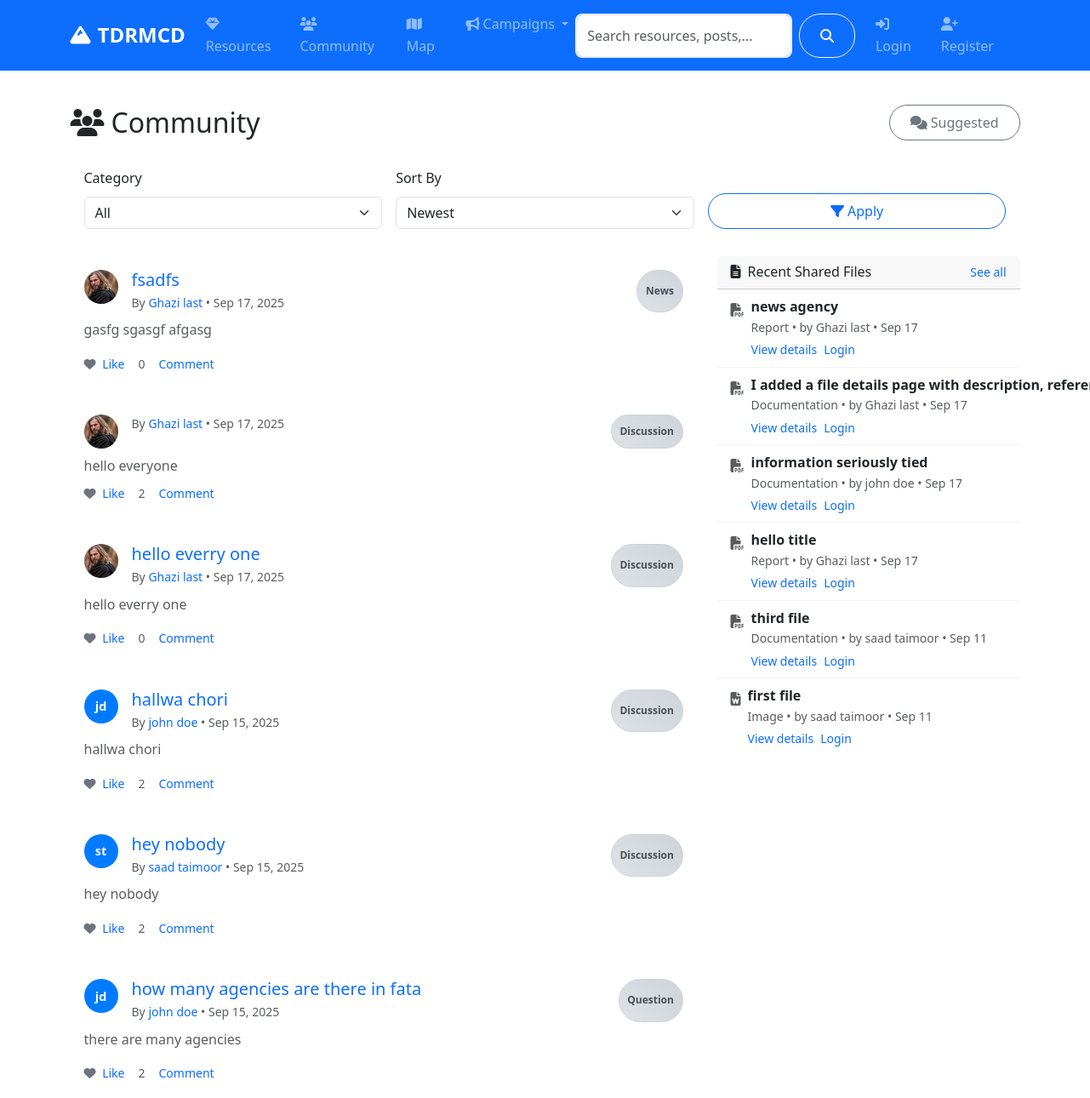
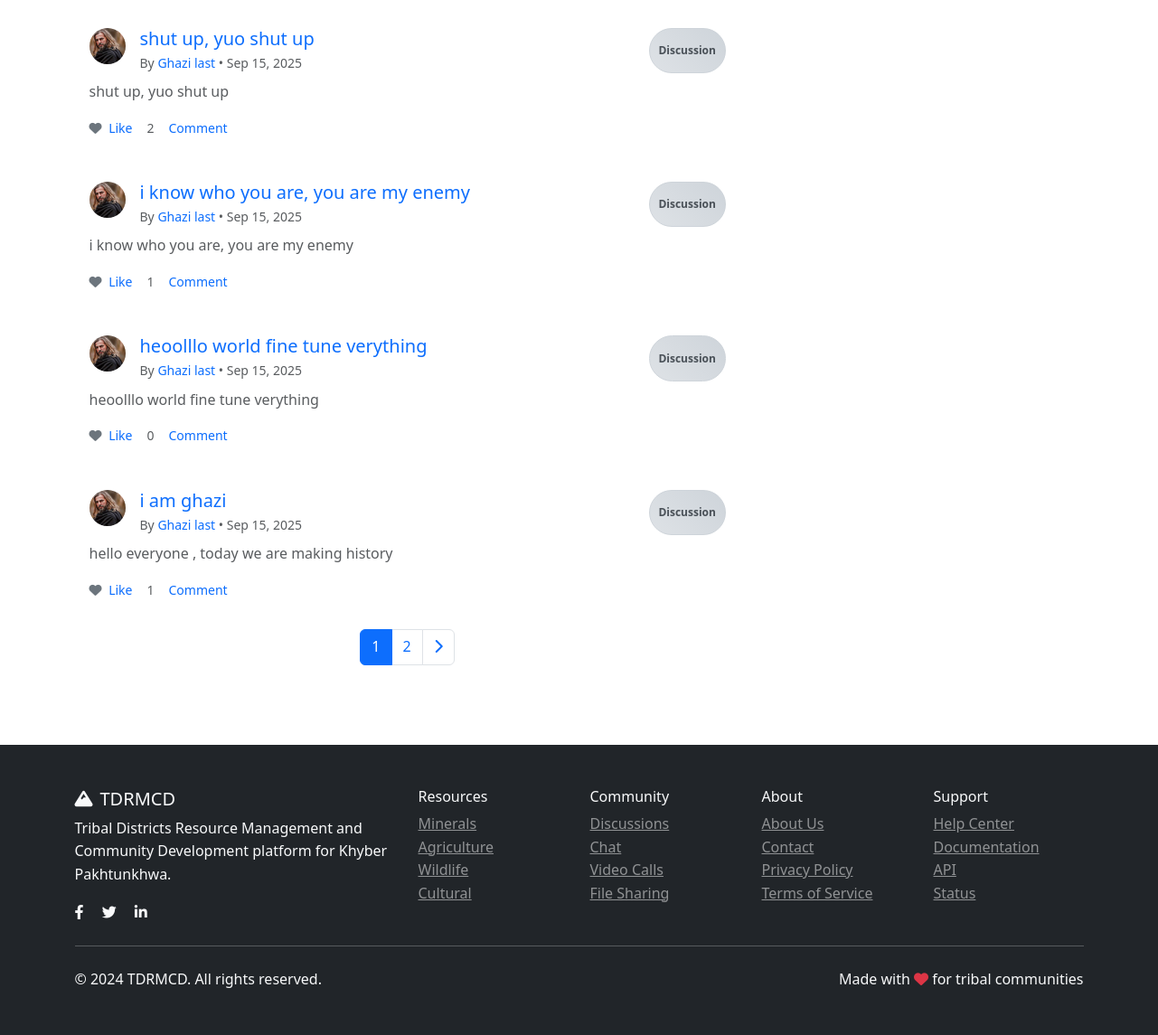
/community/, run on the app's committed database (2 pictures, top to bottom).
### models.py (models this page shows, shortened)
class CommunityPost(db.Model):
    id = db.Column(db.Integer, primary_key=True)
    title = db.Column(db.String(200), nullable=False)
    content = db.Column(db.Text, nullable=False)
    category = db.Column(db.String(50), nullable=False)  # discussion, question, announcement
    tags = db.Column(db.String(200))
    image_url = db.Column(db.String(200))
    likes = db.Column(db.Integer, default=0)
    views = db.Column(db.Integer, default=0)
    author_id = db.Column(db.Integer, db.ForeignKey('user.id'), nullable=False)
    created_at = db.Column(db.DateTime, default=datetime.utcnow)
    updated_at = db.Column(db.DateTime, default=datetime.utcnow, onupdate=datetime.utcnow)
    comments = db.relationship('Comment', backref='post', lazy='dynamic', cascade='all, delete-orphan')
    likes_relation = db.relationship('PostLike', backref='post', lazy='dynamic', cascade='all, delete-orphan')

class User(UserMixin, db.Model):
    id = db.Column(db.Integer, primary_key=True)
    username = db.Column(db.String(80), unique=True, nullable=False)
    email = db.Column(db.String(120), unique=True, nullable=False)
    password_hash = db.Column(db.String(120), nullable=False)
    first_name = db.Column(db.String(50), nullable=False)
    last_name = db.Column(db.String(50), nullable=False)
    role = db.Column(db.String(20), default='user')  # user, admin, researcher
    location = db.Column(db.String(100))
    bio = db.Column(db.Text)
    avatar = db.Column(db.String(200), default='default.jpg')
    is_active = db.Column(db.Boolean, default=True)
    created_at = db.Column(db.DateTime, default=datetime.utcnow)
    last_seen = db.Column(db.DateTime, default=datetime.utcnow)
    resources = db.relationship('Resource', backref='author', lazy='dynamic')
    posts = db.relationship('CommunityPost', backref='author', lazy='dynamic')
    chat_messages = db.relationship('ChatMessage', backref='sender', lazy='dynamic')
    file_submissions = db.relationship(
        'FileSubmission',
        foreign_keys='FileSubmission.submitter_id',
        backref='submitter',
        lazy='dynamic'
    )
    reviewed_submissions = db.relationship(
        'FileSubmission',
        foreign_keys='FileSubmission.reviewed_by',
        backref='reviewer_user',
        lazy='dynamic'
    )
    notifications = db.relationship('Notification', backref='user', lazy='dynamic')
    def get_full_name(self):
        return f"{self.first_name} {self.last_name}"

class FileSubmission(db.Model):
    id = db.Column(db.Integer, primary_key=True)
    title = db.Column(db.String(200), nullable=False)
    description = db.Column(db.Text, nullable=False)
    filename = db.Column(db.String(200), nullable=False)
    original_filename = db.Column(db.String(200), nullable=False)
    file_type = db.Column(db.String(50))
    file_size = db.Column(db.Integer)
    reference = db.Column(db.Text, nullable=False)  # Required reference for validation
    category = db.Column(db.String(50), nullable=False)
    status = db.Column(db.String(20), default='pending')  # pending, approved, rejected
    submitter_id = db.Column(db.Integer, db.ForeignKey('user.id'), nullable=False)
    reviewed_by = db.Column(db.Integer, db.ForeignKey('user.id'))
    review_notes = db.Column(db.Text)
    created_at = db.Column(db.DateTime, default=datetime.utcnow)
    reviewed_at = db.Column(db.DateTime)
    reviewer = db.relationship('User', foreign_keys=[reviewed_by])

### routes/community.py (the view, shortened to what this page needs)
@community_bp.route('/')
def index():
    page = request.args.get('page', 1, type=int)
    category = request.args.get('category', 'all')
    sort_by = request.args.get('sort', 'newest')
    query = CommunityPost.query
    if category != 'all':
        query = query.filter_by(category=category)
    if sort_by == 'newest':
        query = query.order_by(CommunityPost.created_at.desc())
    elif sort_by == 'oldest':
        query = query.order_by(CommunityPost.created_at.asc())
    elif sort_by == 'popular':
        query = query.order_by(CommunityPost.likes.desc())
    elif sort_by == 'most_viewed':
        query = query.order_by(CommunityPost.views.desc())
    posts = query.paginate(
        page=page, per_page=10, error_out=False
    )
    categories = ['discussion', 'question', 'announcement', 'news']
    liked_post_ids = set()
    files_query = FileSubmission.query
    if not current_user.is_authenticated or not current_user.is_admin():
        files_query = files_query.filter_by(status='approved')
    recent_files = files_query.order_by(FileSubmission.created_at.desc()).limit(6).all()
    return render_template('community/index.html',
                         posts=posts,
                         categories=categories,
                         current_category=category,
                         current_sort=sort_by,
                         liked_post_ids=liked_post_ids,
                         recent_files=recent_files)

### templates/community/index.html (shortened to what this page needs)
{% extends "base.html" %}
{% block content %}
<div class="container py-4">
    <div class="d-flex justify-content-between align-items-center mb-3">
        <h2 class="mb-0"><i class="fas fa-users me-2"></i>Community</h2>
        <div class="d-flex gap-2">
            <a class="btn btn-outline-secondary" href="{{ url_for('community.chat') }}">
                <i class="fas fa-comments me-1"></i>Suggested
            </a>
        </div>
    </div>
    <div class="card mb-3">
        <div class="card-body">
            <form class="row g-3" method="get" action="{{ url_for('community.index') }}">
                <div class="col-md-4">
                    <label class="form-label">Category</label>
                    <select name="category" class="form-select">
                        <option value="all" {% if current_category == 'all' %}selected{% endif %}>All</option>
                    </select>
                </div>
                <div class="col-md-4">
                    <label class="form-label">Sort By</label>
                    <select name="sort" class="form-select">
                        <option value="newest" {% if current_sort == 'newest' %}selected{% endif %}>Newest</option>
                    </select>
                </div>
                <div class="col-md-4 d-flex align-items-end">
                    <button class="btn btn-outline-primary w-100" type="submit"><i class="fas fa-filter me-1"></i>Apply</button>
                </div>
            </form>
        </div>
    </div>
    <div class="row">
        <div class="col-lg-8">
            {% if posts.items %}
                {% for post in posts.items %}
                <div class="card mb-3 post-card">
                    <div class="card-body">
                        <div class="post-header">
                            <div class="d-flex align-items-start">
                                <div class="me-3">
                                    {% if post.author.avatar and post.author.avatar != 'default.jpg' %}
                                    <img src="{{ url_for('serve_uploaded_file', subdir='avatars', filename=post.author.avatar) }}" alt="Avatar" class="rounded-circle" style="width:40px;height:40px;object-fit:cover;">
                                    {% else %}
                                    <div class="avatar" style="width:40px;height:40px;font-size:.9rem;">{{ post.author.first_name[0] }}{{ post.author.last_name[0] }}</div>
                                    {% endif %}
                                </div>
                                <div>
                                    {% if post.title and post.title.strip() %}
                                        <a class="text-decoration-none" href="{{ url_for('community.post_detail', id=post.id) }}">
                                            <h5 class="post-title">{{ post.title }}</h5>
                                        </a>
                                    {% endif %}
                                    <div class="text-muted small">By <a class="text-decoration-none" href="{{ url_for('auth.public_profile', username=post.author.username) }}">{{ post.author.get_full_name() }}</a> • {{ post.created_at.strftime('%b %d, %Y') }}</div>
                                </div>
                            </div>
                            <span class="badge badge-category">{{ post.category.title() }}</span>
                        </div>
                        {% set is_content_only = not post.title or not post.title.strip() %}
                        <div class="mt-2 mb-2">
                            {% if is_content_only %}
                                {% set limit = 200 %}
                                <div id="post-snippet-{{ post.id }}" class="text-muted">
                                    {{ post.content[:limit] }}{% if post.content|length > limit %}...{% endif %}
                                </div>
                            {% else %}
                                <p class="text-muted">{{ post.content[:200] }}{% if post.content|length > 200 %}...{% endif %}</p>
                            {% endif %}
                        </div>
                        <div class="d-flex gap-3 align-items-center text-muted small">
                            <a href="#" class="text-decoration-none" onclick="return togglePostLike({{ post.id }});">
                                <i class="fas fa-heart me-1 {{ 'text-danger' if current_user.is_authenticated and post.id in liked_post_ids else 'text-secondary' }}"></i>
                                <span id="post-like-text-{{ post.id }}">{{ 'Unlike' if current_user.is_authenticated and post.id in liked_post_ids else 'Like' }}</span>
                            </a>
                            <span id="post-like-count-{{ post.id }}">{{ post.likes }}</span>
                            <a class="text-decoration-none" href="{{ url_for('community.post_detail', id=post.id) }}#comments">Comment</a>
                        </div>
                    </div>
                </div>
                {% endfor %}
            {% endif %}
            {% if posts.pages > 1 %}
            <nav aria-label="Community pagination" class="mt-3">
                <ul class="pagination justify-content-center">
                    {% for p in posts.iter_pages() %}
                        {% if p %}
                            {% if p == posts.page %}
                            <li class="page-item active"><span class="page-link">{{ p }}</span></li>
                            {% else %}
                            <li class="page-item"><a class="page-link" href="{{ url_for('community.index', page=p, category=current_category, sort=current_sort) }}">{{ p }}</a></li>
                            {% endif %}
                        {% else %}
                        <li class="page-item disabled"><span class="page-link">…</span></li>
                        {% endif %}
                    {% endfor %}
                    {% if posts.has_next %}
                    <li class="page-item"><a class="page-link" href="{{ url_for('community.index', page=posts.next_num, category=current_category, sort=current_sort) }}"><i class="fas fa-chevron-right"></i></a></li>
                    {% endif %}
                </ul>
            </nav>
            {% endif %}
        </div>
        <div class="col-lg-4">
            <div class="card mb-3 recent-files-card">
                <div class="card-header d-flex justify-content-between align-items-center">
                    <h6 class="mb-0"><i class="fas fa-file-alt me-2"></i>Recent Shared Files</h6>
                    <a href="{{ url_for('community.files') }}" class="small text-decoration-none">See all</a>
                </div>
                <div class="card-body p-0">
                    {% if recent_files %}
                    <ul class="list-group list-group-flush">
                        {% for f in recent_files %}
                        <li class="list-group-item d-flex align-items-start">
                            <div class="me-2 mt-1 text-muted">
                                {% set ext = (f.file_type or '').lower() %}
                                {% if ext in ['jpg','jpeg','png','gif'] %}
                                    <i class="fas fa-image"></i>
                                {% elif ext in ['pdf'] %}
                                    <i class="fas fa-file-pdf"></i>
                                {% elif ext in ['doc','docx'] %}
                                    <i class="fas fa-file-word"></i>
                                {% elif ext in ['xls','xlsx'] %}
                                    <i class="fas fa-file-excel"></i>
                                {% else %}
                                    <i class="fas fa-file"></i>
                                {% endif %}
                            </div>
                            <div class="flex-grow-1">
                                <span class="fw-semibold file-title" title="{{ f.title }}">{{ f.title }}</span>
                                <div class="small text-muted">
                                    {{ f.category.title() if f.category else 'File' }}
                                    • by {{ f.submitter.get_full_name() if f.submitter else 'Unknown' }}
                                    • {{ f.created_at.strftime('%b %d') }}
                                </div>
                                <div class="mt-1 d-flex gap-2">
                                    <a class="small text-decoration-none" href="{{ url_for('community.file_detail', file_id=f.id) }}">View details</a>
                                    {% if current_user.is_authenticated %}
                                    <a class="small text-decoration-none" href="{{ url_for('serve_uploaded_file', subdir='submissions', filename=f.filename) }}">Download</a>
                                    {% else %}
                                    <a class="small text-decoration-none" href="{{ url_for('auth.login', next=url_for('community.file_detail', file_id=f.id)) }}">Login</a>
                                    {% endif %}
                                </div>
                            </div>
                        </li>
                        {% endfor %}
                    </ul>
                    {% else %}
                    <div class="p-3 text-muted small">No files shared yet.</div>
                    {% endif %}
                </div>
            </div>
        </div>
    </div>
</div>
{% endblock %}

### static/css/style.css (style rules this page uses)
:root { --primary-color: #007bff; --secondary-color: #6c757d; --success-color: #28a745; --info-color: #17a2b8; --warning-color: #ffc107; --danger-color: #dc3545; --light-color: #f8f9fa; --dark-color: #343a40; }
.avatar { width: 40px; height: 40px; border-radius: 50%; background-color: var(--primary-color); color: white; display: flex; align-items: center; justify-content: center; font-weight: bold; font-size: 0.875rem; }
body { font-family: 'Segoe UI', Tahoma, Geneva, Verdana, sans-serif; line-height: 1.6; }
.card { border: none; border-radius: 10px; transition: all 0.3s ease; }
.btn { border-radius: 25px; padding: 0.5rem 1.5rem; font-weight: 500; transition: all 0.3s ease; cursor: pointer; }
.badge { font-size: 0.75rem; padding: 0.35em 0.65em; border-radius: 15px; }
.avatar { width: 40px; height: 40px; background: var(--primary-color); color: white; border-radius: 50%; display: flex; align-items: center; justify-content: center; font-weight: 600; font-size: 0.875rem; }
.recent-files-card .list-group-item { border: none; border-bottom: 1px solid #f1f3f5; }
.recent-files-card .list-group-item:last-child { border-bottom: none; }
.recent-files-card .file-title { display: block; white-space: nowrap; overflow: hidden; text-overflow: ellipsis; max-width: 100%; }
.post-card .post-header { display: flex; justify-content: space-between; }
.post-card .post-title { margin-bottom: 0.25rem; }
.badge-category { background: linear-gradient(45deg, #dee2e6, #ced4da); color: #495057; border: 1px solid #ced4da; }
.badge-category { border-radius: 999px; padding: 0.25rem 0.6rem; font-weight: 600; line-height: 1; display: inline-flex; align-items: center; gap: 0.35rem; }

### data on the page
CommunityPost: avatar (picture), title "fsadfs", author.get_full_name "Ghazi last", created_at "Sep 17, 2025", category "News", content "gasfg sgasgf afgasg", is_authenticated "Like", likes "0"
CommunityPost: avatar (picture), author.get_full_name "Ghazi last", created_at "Sep 17, 2025", category "Discussion", content "hello everyone", is_authenticated "Like", likes "2"
CommunityPost: avatar (picture), title "hello everry one", author.get_full_name "Ghazi last", created_at "Sep 17, 2025", category "Discussion", content "hello everry one", is_authenticated "Like", likes "0"
CommunityPost: author "j", author "d", title "hallwa chori", author.get_full_name "john doe", created_at "Sep 15, 2025", category "Discussion", content "hallwa chori", is_authenticated "Like", likes "2"
CommunityPost: author "s", author "t", title "hey nobody", author.get_full_name "saad taimoor", created_at "Sep 15, 2025", category "Discussion", content "hey nobody", is_authenticated "Like", likes "2"
CommunityPost: author "j", author "d", title "how many agencies are there in fata", author.get_full_name "john doe", created_at "Sep 15, 2025", category "Question", content "there are many agencies", is_authenticated "Like", likes "2"
CommunityPost: avatar (picture), title "shut up, yuo shut up", author.get_full_name "Ghazi last", created_at "Sep 15, 2025", category "Discussion", content "shut up, yuo shut up", is_authenticated "Like", likes "2"
CommunityPost: avatar (picture), title "i know who you are, you are my enemy", author.get_full_name "Ghazi last", created_at "Sep 15, 2025", category "Discussion", content "i know who you are, you are my enemy", is_authenticated "Like", likes "1"
CommunityPost: avatar (picture), title "heoolllo world fine tune verything", author.get_full_name "Ghazi last", created_at "Sep 15, 2025", category "Discussion", content "heoolllo world fine tune verything", is_authenticated "Like", likes "0"
CommunityPost: avatar (picture), title "i am ghazi", author.get_full_name "Ghazi last", created_at "Sep 15, 2025", category "Discussion", content "hello everyone , today we are making history", is_authenticated "Like", likes "1"
FileSubmission: title "news agency", category "Report", submitter "Ghazi last", created_at "Sep 17"
FileSubmission: title "I added a file details page with description,…", category "Documentation", submitter "Ghazi last", created_at "Sep 17"
FileSubmission: title "information seriously tied", category "Documentation", submitter "john doe", created_at "Sep 17"
FileSubmission: title "hello title", category "Report", submitter "Ghazi last", created_at "Sep 17"
FileSubmission: title "third file", category "Documentation", submitter "saad taimoor", created_at "Sep 11"
FileSubmission: title "first file", category "Image", submitter "saad taimoor", created_at "Sep 11"

### other printed values
{{ p }} "1"
{{ p }} "2"
